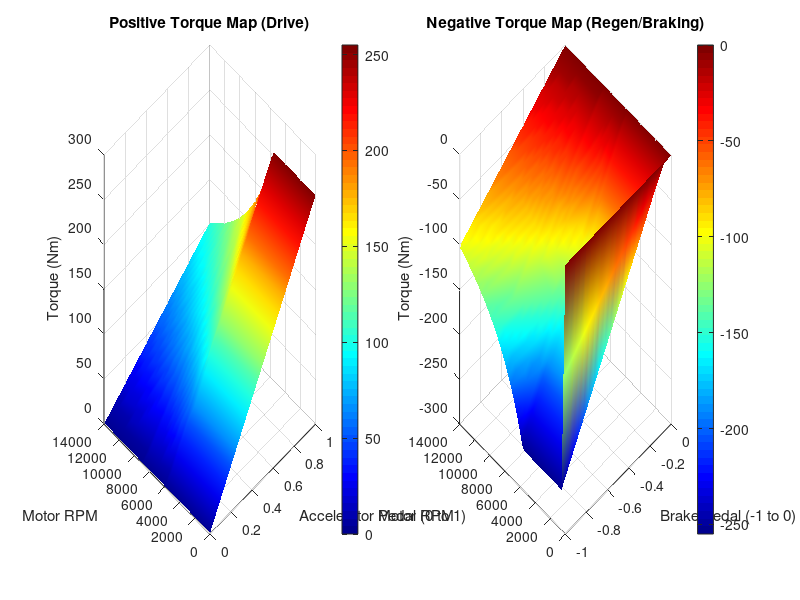

Recreate this plot in MATLAB. (Note: this script raises an error after producing the figure.)
%% MATLAB Code: Generate TWO Separate 2D Torque Maps (Positive & Negative)
% Inputs:
%   - acc_pedal (0 to 1)
%   - brake_pedal (0 to 1)
%   - motor_RPM
%
% Output:
%   - rpm_bp
%   - pedal_bp_positive   (0 to 1)
%   - pedal_bp_negative   (-1 to 0)
%   - torque_table_positive   : Drive torque map   [Nm]
%   - torque_table_negative   : Regen torque map   [Nm]  (will be negative values)
clear; clc; close all;

%% 1. Define breakpoints
rpm_bp = 0:250:14125;                    % RPM axis
pedal_bp_positive = 0:0.05:1;            % Positive pedal (Acc only)
pedal_bp_negative = -1:0.05:0;           % Negative pedal (Brake only)

%% 2. Motor torque characteristics
function t_max_drive = max_drive_torque(rpm)
    const_torque = 255;      % Nm - Peak drive torque
    base_rpm     = 5616;     % RPM - Corner speed (constant torque to constant power)
    
    % Provide maximum torque from 0 up to base_rpm (Constant Torque Region)
    if rpm <= base_rpm
        t_max_drive = const_torque;
    else
        % Power limit at higher speeds (Constant Power Region)
        base_omega = base_rpm * 2 * pi / 60;
        max_power  = const_torque * base_omega;   % Watts
        
        omega = rpm * 2 * pi / 60;
        t_max_drive = max_power / omega;
    end
end

function t_max_regen_mag = max_regen_torque_mag(rpm)
    const_regen_torque = 255;   % Nm - Maximum regen torque magnitude
    fade_rpm           = 500;   % RPM - Speed below which regen fades to zero (approx 10 km/h)
    base_rpm_regen     = 5616;  % RPM - Corner speed for regen (constant torque to constant power)
    
    if rpm <= fade_rpm
        % 1. Low-Speed Fade-Out: Linearly taper torque to 0 at 0 RPM
        t_max_regen_mag = const_regen_torque * (rpm / fade_rpm);
        
    elseif rpm <= base_rpm_regen
        % 2. Constant Torque Region: Maximum regen capacity
        t_max_regen_mag = const_regen_torque;
        
    else
        % 3. Constant Power Region: Reduce torque at high speeds to protect battery/inverter
        base_omega = base_rpm_regen * 2 * pi / 60;
        max_regen_power = const_regen_torque * base_omega; % Watts
        
        omega = rpm * 2 * pi / 60;
        t_max_regen_mag = max_regen_power / omega;
    end
end

%% 3. Generate Positive Torque Table (Drive)
torque_table_positive = zeros(length(rpm_bp), length(pedal_bp_positive));
for i = 1:length(rpm_bp)
    current_rpm = rpm_bp(i);
    t_max = max_drive_torque(current_rpm);
    
    for j = 1:length(pedal_bp_positive)
        pedal = pedal_bp_positive(j);
        torque_table_positive(i, j) = pedal * t_max;   % Always positive or zero
    end
end

%% 4. Generate Negative Torque Table (Regen/Brake)
torque_table_negative = zeros(length(rpm_bp), length(pedal_bp_negative));
for i = 1:length(rpm_bp)
    current_rpm = rpm_bp(i);
    t_max_regen = max_regen_torque_mag(current_rpm);
    
    for j = 1:length(pedal_bp_negative)
        pedal = pedal_bp_negative(j);                 % pedal is negative
        torque_table_negative(i, j) = pedal * t_max_regen;  % Results in negative torque
    end
end

%% 5. Display information
disp('✅ Two separate 2D Torque Maps generated successfully!');
disp(['   RPM breakpoints          : ' num2str(length(rpm_bp)) ' points (0 - ' num2str(max(rpm_bp)) ' RPM)']);
disp(['   Positive pedal points    : ' num2str(length(pedal_bp_positive)) ' (0 to 1)']);
disp(['   Negative pedal points    : ' num2str(length(pedal_bp_negative)) ' (-1 to 0)']);
disp(['   torque_table_positive size : [' num2str(size(torque_table_positive)) ']']);
disp(['   torque_table_negative size : [' num2str(size(torque_table_negative)) ']']);

%% 6. Plot both maps
figure('Position', [100 100 1200 500]);
% Positive Torque Map
subplot(1,2,1);
surf(pedal_bp_positive, rpm_bp, torque_table_positive);
shading interp;
xlabel('Accelerator Pedal (0 to 1)');
ylabel('Motor RPM');
zlabel('Torque (Nm)');
title('Positive Torque Map (Drive)');
colorbar; grid on; view(-45,30);

% Negative Torque Map
subplot(1,2,2);
surf(pedal_bp_negative, rpm_bp, torque_table_negative);
shading interp;
xlabel('Brake Pedal (-1 to 0)');
ylabel('Motor RPM');
zlabel('Torque (Nm)');
title('Negative Torque Map (Regen/Braking)');
colorbar; grid on; view(-45,30);
colormap jet;

%% 7. Save the variables
save('motor_torque_maps_2D_separate.mat', ...
     'rpm_bp', 'pedal_bp_positive', 'pedal_bp_negative', ...
     'torque_table_positive', 'torque_table_negative', '-v7.3');
disp('💾 Saved as motor_torque_maps_2D_separate.mat');

% Motor Parameters - from specs

Rs = 32;
PP = 2;
J = 0.00019;
B = 0.001;
Ke_Vpp_krpm = 100;
Vdc = 335/2;
Tmax = 0.6;
L1 = 0.028;
Lm = 0.060;
Ldq = L1+Lm;
Ke = Ke_Vpp_krpm*60/(2*pi*1000);
M = Ke/(sqrt(3)*PP);
T2Iconversion = 2/(3*M*PP);

% PID gains for current
Kc_p = 32;
Kc_i = 2E3;
Kc_d = 0;
% PID gains for speed
Ks_p = 0.001;
Ks_i = 0.01;
